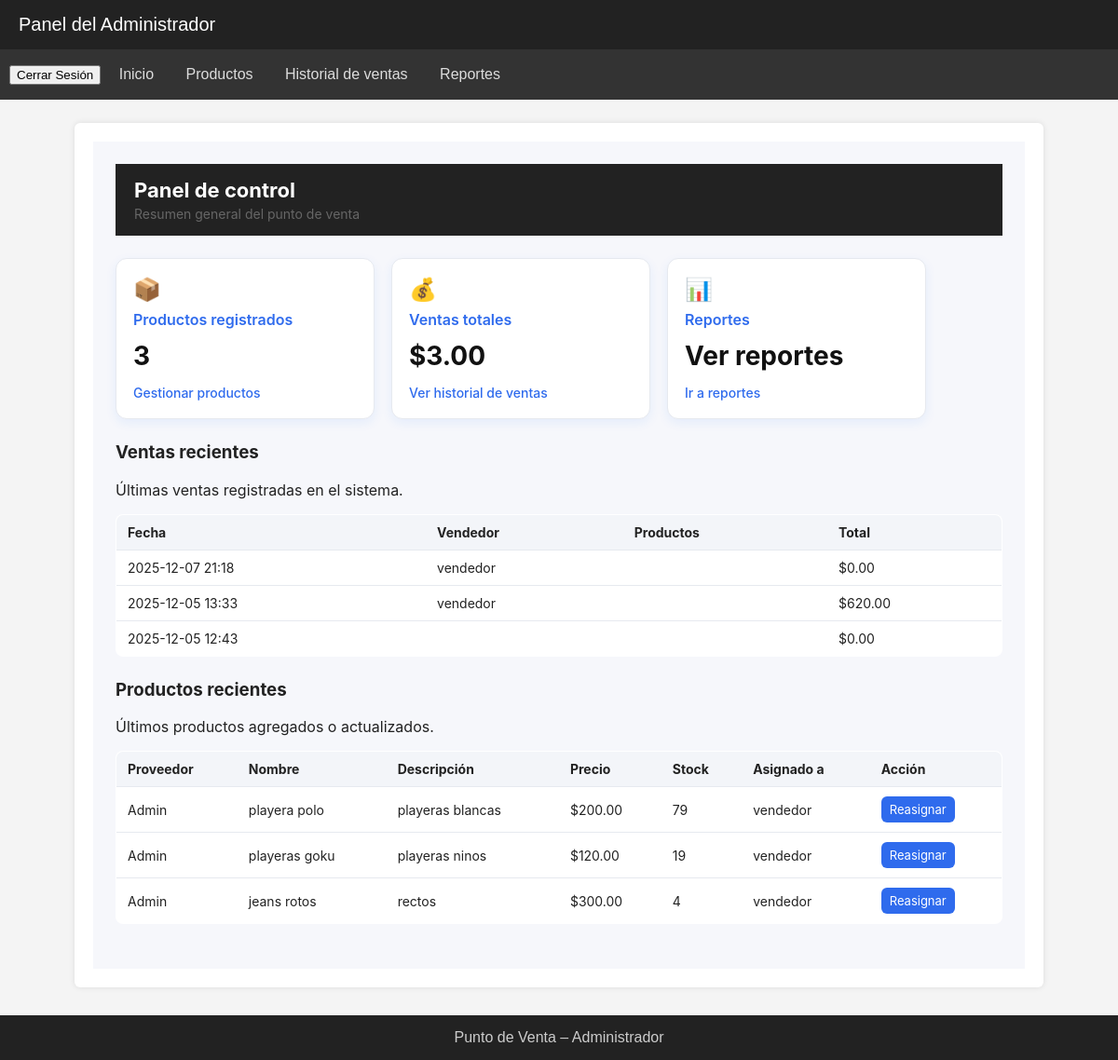
The page /administrador/ (signed in) on the database its author committed.
### ventas/models.py (models this page shows, shortened)
class Venta(models.Model):
    vendedor = models.ForeignKey(
        settings.AUTH_USER_MODEL,
        on_delete=models.SET_NULL,
        null=True,
        blank=True,
        related_name="ventas"
    )
    fecha_hora = models.DateTimeField(auto_now_add=True)
    total = models.DecimalField(max_digits=10, decimal_places=2, default=0)
    paga_con = models.DecimalField(max_digits=10, decimal_places=2, null=True, blank=True)
    cambio = models.DecimalField(max_digits=10, decimal_places=2, null=True, blank=True)
    completada = models.BooleanField(default=False)

### usuarios/models.py (models this page shows, shortened)
class CustomUser(AbstractUser):
    ROLE_CHOICES = (
        ('admin', 'Administrador'),
        ('vendedor', 'Vendedor'),
        ('proveedor', 'Proveedor'),
        ('cliente', 'Cliente'),
    )
    rol = models.CharField(max_length=20, choices=ROLE_CHOICES, default='cliente')

### proveedores/models.py (models this page shows, shortened)
class Producto(models.Model):
    proveedor_nombre = models.CharField(max_length=100, verbose_name="Proveedor", default="")
    nombre = models.CharField(max_length=100)
    descripcion = models.TextField(default="")
    precio = models.DecimalField(max_digits=10, decimal_places=2)
    stock = models.PositiveIntegerField(default="")
    activo = models.BooleanField(default=True)
    asignado_a = models.ForeignKey(
        settings.AUTH_USER_MODEL,
        on_delete=models.SET_NULL,
        null=True,
        blank=True,
        related_name="productos_asignados"
    )
    fecha_creacion = models.DateTimeField(auto_now_add=True)

### administrador/views.py (the view)
# urls.py: path('', views.index, name='index'),
@staff_member_required
def index(request):
    productos_count = Producto.objects.count()
    ventas_total = Venta.objects.count()
    ventas_recientes = Venta.objects.order_by('-fecha_hora')[:5]
    productos_recientes = Producto.objects.order_by('-fecha_creacion')[:10]
    context = {
        'productos_count': productos_count,
        'ventas_total': ventas_total,
        'ventas_recientes': ventas_recientes,
        'productos_recientes': productos_recientes,
    }
    return render(request, 'administrador/index.html', context)

### administrador/templates/administrador/index.html (shortened to what this page needs)
{% extends "administrador/base.html" %}
{% load static %}
{% block content %}
<link rel="stylesheet" href="{% static 'css/admin.css' %}">
<div class="dashboard">
  <header class="admin-header">
    <div>
      <h2>Panel de control</h2>
      <p class="subtitle">Resumen general del punto de venta</p>
    </div>
  </header>
  <section class="cards">
    <div class="card">
      <div class="card-icon">📦</div>
      <h3>Productos registrados</h3>
      <p class="large">{{ productos_count|default:"0" }}</p>
      <a href="{% url 'administrador:dashboard_productos' %}" class="card-link">
        Gestionar productos
      </a>
    </div>
    <div class="card">
      <div class="card-icon">💰</div>
      <h3>Ventas totales</h3>
      <p class="large">
        {% if ventas_total %}
          ${{ ventas_total|floatformat:2 }}
        {% else %}
          $0.00
        {% endif %}
      </p>
      <a href="{% url 'administrador:ventas_historial' %}" class="card-link">
        Ver historial de ventas
      </a>
    </div>
    <div class="card">
      <div class="card-icon">📊</div>
      <h3>Reportes</h3>
      <p class="large">Ver reportes</p>
      <a href="{% url 'administrador:reportes' %}" class="card-link">
        Ir a reportes
      </a>
    </div>
  </section>
  <div class="dashboard-grid">
    <section class="block">
      <div class="block-header">
        <h3>Ventas recientes</h3>
        <p class="block-subtitle">Últimas ventas registradas en el sistema.</p>
      </div>
      {% if ventas_recientes %}
      <table class="table">
        <thead>
          <tr>
            <th>Fecha</th>
            <th>Vendedor</th>
            <th>Productos</th>
            <th>Total</th>
          </tr>
        </thead>
        <tbody>
          {% for v in ventas_recientes %}
          <tr>
            <td>{{ v.fecha_hora|date:"Y-m-d H:i" }}</td>
            <td>{{ v.vendedor.username }}</td>
            <td class="desc">{{ v.resumen_productos }}</td>
            <td>${{ v.total|floatformat:2 }}</td>
          </tr>
          {% endfor %}
        </tbody>
      </table>
      {% else %}
      <p class="empty-state">No hay ventas recientes.</p>
      {% endif %}
    </section>
    <section class="block">
      <div class="block-header">
        <h3>Productos recientes</h3>
        <p class="block-subtitle">Últimos productos agregados o actualizados.</p>
      </div>
      {% if productos_recientes %}
      <table class="table">
        <thead>
          <tr>
            <th>Proveedor</th>
            <th>Nombre</th>
            <th>Descripción</th>
            <th>Precio</th>
            <th>Stock</th>
            <th>Asignado a</th>
            <th>Acción</th>
          </tr>
        </thead>
        <tbody>
          {% for p in productos_recientes %}
          <tr>
            <td>{{ p.proveedor_nombre }}</td>
            <td>{{ p.nombre }}</td>
            <td class="desc">{{ p.descripcion|default:"-" }}</td>
            <td>${{ p.precio|floatformat:2 }}</td>
            <td>{{ p.stock }}</td>
            <td>
              {% if p.asignado_a %}
                <span class="badge ok">{{ p.asignado_a.username }}</span>
              {% else %}
                <span class="badge warn">Sin asignar</span>
              {% endif %}
            </td>
            <td>
              <a href="{% url 'administrador:asignar_producto' p.id %}"
                 class="btn small primary">
                {% if p.asignado_a %}Reasignar{% else %}+ Asignar{% endif %}
              </a>
            </td>
          </tr>
          {% endfor %}
        </tbody>
      </table>
      {% else %}
      <p class="empty-state">No hay productos registrados aún.</p>
      {% endif %}
    </section>
  </div>
</div>
{% endblock %}

### administrador/templates/administrador/base.html (shortened to what this page needs)
<!DOCTYPE html>
<html lang="es">
<head>
    {% load static %}
    <link rel="stylesheet" href="{% static 'css/base.css' %}">
</head>
<body>
<header>
    Panel del Administrador
</header>
<nav>
    <form method="post" action="{% url 'logout' %}" class="logout-form">
                    <button type="submit" class="logout-btn">
                        Cerrar Sesión
                    </button>
    <a href="{% url 'administrador:index' %}">Inicio</a>
    <a href="{% url 'administrador:ver_productos' %}">Productos</a>
    <a href="{% url 'administrador:ventas_historial' %}">Historial de ventas</a>
    <a href="{% url 'administrador:reportes' %}">Reportes</a>
</nav>
<div class="container">
    {% block content %}{% endblock %}
</div>
<footer>
    Punto de Venta – Administrador
</footer>
</body>
</html>

### administrador/static/css/base.css (style rules this page uses)
body { margin: 0; font-family: Arial, sans-serif; background: #f4f4f4; color: #333; }
header { background: #222; color: #fff; padding: 15px 20px; font-size: 20px; }
nav { background: #333; padding: 10px; }
nav a { color: #ddd; text-decoration: none; padding: 8px 15px; display: inline-block; }
.container { max-width: 1000px; margin: 25px auto; background: #fff; padding: 20px; border-radius: 6px; box-shadow: 0 0 6px rgba(0,0,0,0.1); }
footer { margin-top: 30px; background: #222; color: #ccc; text-align: center; padding: 15px; }

### administrador/static/css/admin.css (style rules this page uses)
:root { --bg: #f6f7fb; --card: #ffffff; --muted: #666; --accent: #2f6bed; --danger: #d64545; --border: #e6e9ef; }
.dashboard { background: var(--bg); padding: 24px; font-family: Inter, "Segoe UI", Roboto, Arial, sans-serif; color: #222; }
.dashboard .admin-header { display: flex; justify-content: space-between; align-items: flex-end; margin-bottom: 24px; }
.dashboard .admin-header h2 { margin: 0; font-size: 22px; font-weight: 700; }
.dashboard .admin-header .subtitle { margin: 4px 0 0 0; color: var(--muted); font-size: 14px; }
.dashboard .cards { display: flex; flex-wrap: wrap; gap: 18px; margin-bottom: 24px; }
.dashboard .card { flex: 0 1 240px; background: var(--card); padding: 18px; border-radius: 12px; box-shadow: 0 4px 12px rgba(23, 112, 255, 0.08); border: 1px solid var(--border); transition: transform 0.2s ease, box-shadow 0.2s ease; }
.dashboard .card-icon { font-size: 24px; margin-bottom: 8px; }
.dashboard .card h3 { margin: 0; font-size: 16px; font-weight: 600; color: var(--accent); }
.dashboard .card .large { font-size: 28px; margin: 12px 0; font-weight: 700; color: #111; }
.dashboard .card-link { font-size: 14px; color: var(--accent); text-decoration: none; font-weight: 500; }
.dashboard .table { width: 100%; border-collapse: collapse; background: var(--card); border: 1px solid var(--border); border-radius: 8px; overflow: hidden; margin-bottom: 24px; }
.dashboard .table thead tr { background: #f3f5f9; }
.dashboard .table th, .dashboard .table td { padding: 10px 12px; text-align: left; border-bottom: 1px solid var(--border); font-size: 14px; vertical-align: middle; }
.dashboard .table .desc { max-width: 340px; white-space: nowrap; overflow: hidden; text-overflow: ellipsis; }
.dashboard .btn { display: inline-block; padding: 8px 12px; border-radius: 6px; background: transparent; border: 1px solid var(--border); text-decoration: none; color: inherit; font-size: 14px; }
.dashboard .btn.primary { background: var(--accent); color: #fff; border: 0; }
.dashboard .btn.small { padding: 6px 9px; font-size: 13px; }

### rows shown on the page
Venta: fecha_hora "2025-12-07 21:18", vendedor.username "vendedor", total "0.00"
Venta: fecha_hora "2025-12-05 13:33", vendedor.username "vendedor", total "620.00"
Venta: fecha_hora "2025-12-05 12:43", total "0.00"
Producto: proveedor_nombre "Admin", nombre "playera polo", descripcion "playeras blancas", precio "200.00", stock "79", asignado_a.username "vendedor", shows "Reasignar"
Producto: proveedor_nombre "Admin", nombre "playeras goku", descripcion "playeras ninos", precio "120.00", stock "19", asignado_a.username "vendedor", shows "Reasignar"
Producto: proveedor_nombre "Admin", nombre "jeans rotos", descripcion "rectos", precio "300.00", stock "4", asignado_a.username "vendedor", shows "Reasignar"

### other values the page prints
{{ productos_count|default:"0" }} "3"
{{ ventas_total|floatformat:2 }} "3.00"
